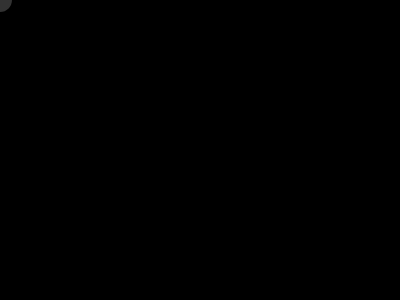
Frame 1 (no input)
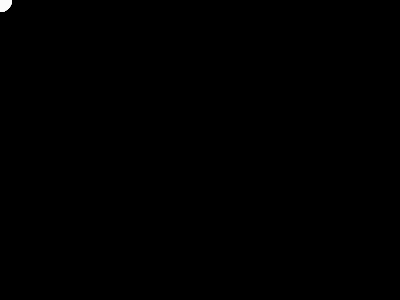
Frame 60 (no input)
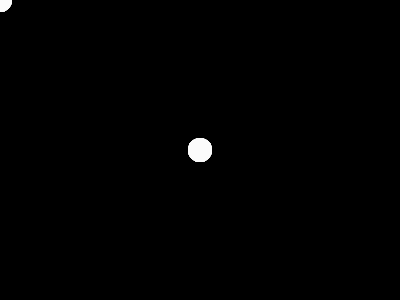
Frame 120 (the mouse pressed at the canvas centre since frame 60)

The p5.js sketch that drew these frames (run headless with seeded random() and noise() and a simulated clock; from frame 60 on, the mouse is pressed at the canvas centre):

// p5.js sketch
// ── sketch.js
// https://editor.p5js.org/jht1493/sketches/iNGrQuX3H
// mouseX,mouseY circle Button

function setup() {
  createCanvas(400, 300);
  background(0);
  createButton('Circle').mousePressed(function() {
    console.log('calling circle');
    // circle(x,y,diameter)
    circle(200, 150, 200)
  });

}

function draw() {
  noStroke();
  fill(255, 50);
  circle(mouseX, mouseY, 24);
}

function mousePressed() {
  // background(0);
}

// https://editor.p5js.org/codingtrain/sketches/IeblvUQrf
// p5js Code! - 2.1 - mouseX,mouseY

// Variables in p5.js (mouseX, mouseY)
// Code! Programming with p5.js
// The Coding Train / Daniel Shiffman
// https://thecodingtrain.com/beginners/p5js/2.1-mousex-mousey.html
// https://youtu.be/7A5tKW9HGoM
